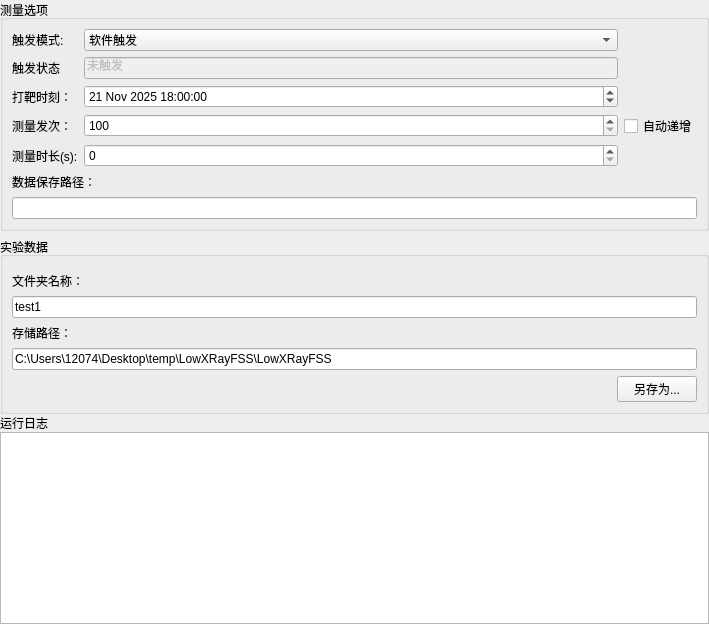
     <widget class="QWidget" name="rightVboxWidget" native="true">
      <property name="minimumSize">
       <size>
        <width>300</width>
        <height>0</height>
       </size>
      </property>
      <layout class="QHBoxLayout" name="horizontalLayout_16">
       <property name="spacing">
        <number>0</number>
       </property>
       <property name="leftMargin">
        <number>0</number>
       </property>
       <property name="topMargin">
        <number>0</number>
       </property>
       <property name="rightMargin">
        <number>0</number>
       </property>
       <property name="bottomMargin">
        <number>0</number>
       </property>
       <item>
        <widget class="QWidget" name="labParametersWidget" native="true">
         <layout class="QVBoxLayout" name="verticalLayout_8">
          <property name="spacing">
           <number>0</number>
          </property>
          <property name="leftMargin">
           <number>0</number>
          </property>
          <property name="topMargin">
           <number>0</number>
          </property>
          <property name="rightMargin">
           <number>0</number>
          </property>
          <property name="bottomMargin">
           <number>0</number>
          </property>
          <item>
           <widget class="QWidget" name="optionWidget" native="true">
            <property name="sizePolicy">
             <sizepolicy hsizetype="Preferred" vsizetype="Minimum">
              <horstretch>0</horstretch>
              <verstretch>0</verstretch>
             </sizepolicy>
            </property>
            <layout class="QVBoxLayout" name="verticalLayout_6">
             <property name="leftMargin">
              <number>0</number>
             </property>
             <property name="topMargin">
              <number>0</number>
             </property>
             <property name="rightMargin">
              <number>0</number>
             </property>
             <property name="bottomMargin">
              <number>0</number>
             </property>
             <item>
              <widget class="QGroupBox" name="groupBox_4">
               <property name="title">
                <string>测量选项</string>
               </property>
               <layout class="QVBoxLayout" name="verticalLayout_9">
                <item>
                 <widget class="QWidget" name="widget_7" native="true">
                  <layout class="QGridLayout" name="gridLayout">
                   <property name="leftMargin">
                    <number>0</number>
                   </property>
                   <property name="topMargin">
                    <number>0</number>
                   </property>
                   <property name="rightMargin">
                    <number>0</number>
                   </property>
                   <property name="bottomMargin">
                    <number>0</number>
                   </property>
                   <item row="5" column="1">
                    <widget class="QSpinBox" name="spinBox_3"/>
                   </item>
                   <item row="0" column="0">
                    <widget class="QLabel" name="label_2">
                     <property name="text">
                      <string>触发模式:</string>
                     </property>
                    </widget>
                   </item>
                   <item row="2" column="1">
                    <widget class="QDateTimeEdit" name="dateTime_shotTime">
                     <property name="sizePolicy">
                      <sizepolicy hsizetype="Preferred" vsizetype="Fixed">
                       <horstretch>0</horstretch>
                       <verstretch>0</verstretch>
                      </sizepolicy>
                     </property>
                     <property name="minimumSize">
                      <size>
                       <width>160</width>
                       <height>0</height>
                      </size>
                     </property>
                     <property name="date">
                      <date>
                       <year>2025</year>
                       <month>11</month>
                       <day>21</day>
                      </date>
                     </property>
                     <property name="time">
                      <time>
                       <hour>18</hour>
                       <minute>0</minute>
                       <second>0</second>
                      </time>
                     </property>
                    </widget>
                   </item>
                   <item row="4" column="1">
                    <widget class="QSpinBox" name="spinBox_shotNum">
                     <property name="minimum">
                      <number>100</number>
                     </property>
                     <property name="maximum">
                      <number>999999999</number>
                     </property>
                    </widget>
                   </item>
                   <item row="4" column="0">
                    <widget class="QLabel" name="label_5">
                     <property name="sizePolicy">
                      <sizepolicy hsizetype="Preferred" vsizetype="Preferred">
                       <horstretch>0</horstretch>
                       <verstretch>0</verstretch>
                      </sizepolicy>
                     </property>
                     <property name="text">
                      <string>测量发次：</string>
                     </property>
                    </widget>
                   </item>
                   <item row="4" column="2">
                    <widget class="QCheckBox" name="checkBox_autoIncrease">
                     <property name="text">
                      <string>自动递增</string>
                     </property>
                    </widget>
                   </item>
                   <item row="0" column="1">
                    <widget class="QComboBox" name="com_triggerModel">
                     <item>
                      <property name="text">
                       <string>软件触发</string>
                      </property>
                     </item>
                     <item>
                      <property name="text">
                       <string>外触发</string>
                      </property>
                     </item>
                    </widget>
                   </item>
                   <item row="2" column="0">
                    <widget class="QLabel" name="label_3">
                     <property name="text">
                      <string>打靶时刻：</string>
                     </property>
                    </widget>
                   </item>
                   <item row="5" column="0">
                    <widget class="QLabel" name="label">
                     <property name="text">
                      <string>测量时长(s):</string>
                     </property>
                    </widget>
                   </item>
                   <item row="1" column="0">
                    <widget class="QLabel" name="label_7">
                     <property name="text">
                      <string>触发状态</string>
                     </property>
                    </widget>
                   </item>
                   <item row="1" column="1">
                    <widget class="QLineEdit" name="lineEdit_triggerflag">
                     <property name="enabled">
                      <bool>false</bool>
                     </property>
                     <property name="text">
                      <string>未触发</string>
                     </property>
                     <property name="readOnly">
                      <bool>true</bool>
                     </property>
                    </widget>
                   </item>
                  </layout>
                 </widget>
                </item>
                <item>
                 <widget class="QWidget" name="widget_9" native="true">
                  <layout class="QVBoxLayout" name="verticalLayout_4">
                   <property name="leftMargin">
                    <number>0</number>
                   </property>
                   <property name="topMargin">
                    <number>0</number>
                   </property>
                   <property name="rightMargin">
                    <number>0</number>
                   </property>
                   <property name="bottomMargin">
                    <number>0</number>
                   </property>
                   <item>
                    <widget class="QLabel" name="label_6">
                     <property name="text">
                      <string>数据保存路径：</string>
                     </property>
                    </widget>
                   </item>
                   <item>
                    <widget class="QLineEdit" name="lineEdit_filePath"/>
                   </item>
                  </layout>
                 </widget>
                </item>
               </layout>
              </widget>
             </item>
             <item>
              <widget class="QGroupBox" name="groupBox_3">
               <property name="sizePolicy">
                <sizepolicy hsizetype="Preferred" vsizetype="Minimum">
                 <horstretch>0</horstretch>
                 <verstretch>0</verstretch>
                </sizepolicy>
               </property>
               <property name="title">
                <string>实验数据</string>
               </property>
               <layout class="QVBoxLayout" name="verticalLayout_7">
                <item>
                 <widget class="QWidget" name="widget_3" native="true">
                  <layout class="QHBoxLayout" name="horizontalLayout_10">
                   <property name="leftMargin">
                    <number>0</number>
                   </property>
                   <property name="topMargin">
                    <number>0</number>
                   </property>
                   <property name="rightMargin">
                    <number>0</number>
                   </property>
                   <property name="bottomMargin">
                    <number>0</number>
                   </property>
                  </layout>
                 </widget>
                </item>
                <item>
                 <widget class="QLabel" name="label_15">
                  <property name="sizePolicy">
                   <sizepolicy hsizetype="Preferred" vsizetype="Fixed">
                    <horstretch>0</horstretch>
                    <verstretch>0</verstretch>
                   </sizepolicy>
                  </property>
                  <property name="text">
                   <string>文件夹名称：</string>
                  </property>
                 </widget>
                </item>
                <item>
                 <widget class="QLineEdit" name="lineEdit_SaveAsFileName">
                  <property name="sizePolicy">
                   <sizepolicy hsizetype="Preferred" vsizetype="Fixed">
                    <horstretch>0</horstretch>
                    <verstretch>0</verstretch>
                   </sizepolicy>
                  </property>
                  <property name="text">
                   <string>test1</string>
                  </property>
                 </widget>
                </item>
                <item>
                 <widget class="QLabel" name="label_14">
                  <property name="sizePolicy">
                   <sizepolicy hsizetype="Preferred" vsizetype="Fixed">
                    <horstretch>0</horstretch>
                    <verstretch>0</verstretch>
                   </sizepolicy>
                  </property>
                  <property name="styleSheet">
                   <string notr="true"/>
                  </property>
                  <property name="text">
                   <string>存储路径：</string>
                  </property>
                 </widget>
                </item>
                <item>
                 <widget class="QLineEdit" name="lineEdit_SaveAsPath">
                  <property name="sizePolicy">
                   <sizepolicy hsizetype="Preferred" vsizetype="Fixed">
                    <horstretch>0</horstretch>
                    <verstretch>0</verstretch>
                   </sizepolicy>
                  </property>
                  <property name="text">
                   <string>C:\Users\12074\Desktop\temp\LowXRayFSS\LowXRayFSS</string>
                  </property>
                 </widget>
                </item>
                <item>
                 <widget class="QWidget" name="widget_6" native="true">
                  <layout class="QHBoxLayout" name="horizontalLayout_12">
                   <property name="leftMargin">
                    <number>0</number>
                   </property>
                   <property name="topMargin">
                    <number>0</number>
                   </property>
                   <property name="rightMargin">
                    <number>0</number>
                   </property>
                   <property name="bottomMargin">
                    <number>0</number>
                   </property>
                   <item>
                    <spacer name="horizontalSpacer_6">
                     <property name="orientation">
                      <enum>Qt::Horizontal</enum>
                     </property>
                     <property name="sizeHint" stdset="0">
                      <size>
                       <width>605</width>
                       <height>20</height>
                      </size>
                     </property>
                    </spacer>
                   </item>
                   <item>
                    <widget class="QPushButton" name="pushButton_saveAs">
                     <property name="text">
                      <string>另存为...</string>
                     </property>
                     <property name="icon">
                      <iconset resource="../3rdParty/resource/resource.qrc">
                       <normaloff>:/lingcunwei.png</normaloff>:/lingcunwei.png</iconset>
                     </property>
                    </widget>
                   </item>
                  </layout>
                 </widget>
                </item>
               </layout>
              </widget>
             </item>
            </layout>
           </widget>
          </item>
          <item>
           <widget class="QWidget" name="logWidget" native="true">
            <layout class="QVBoxLayout" name="verticalLayout_2">
             <property name="spacing">
              <number>0</number>
             </property>
             <property name="leftMargin">
              <number>0</number>
             </property>
             <property name="topMargin">
              <number>0</number>
             </property>
             <property name="rightMargin">
              <number>0</number>
             </property>
             <property name="bottomMargin">
              <number>0</number>
             </property>
             <item>
              <widget class="QLabel" name="label_workLog">
               <property name="text">
                <string>运行日志</string>
               </property>
              </widget>
             </item>
             <item>
              <widget class="QTextEdit" name="textEdit_log">
               <property name="enabled">
                <bool>true</bool>
               </property>
               <property name="readOnly">
                <bool>true</bool>
               </property>
              </widget>
             </item>
            </layout>
           </widget>
          </item>
         </layout>
        </widget>
       </item>
      </layout>
     </widget>
